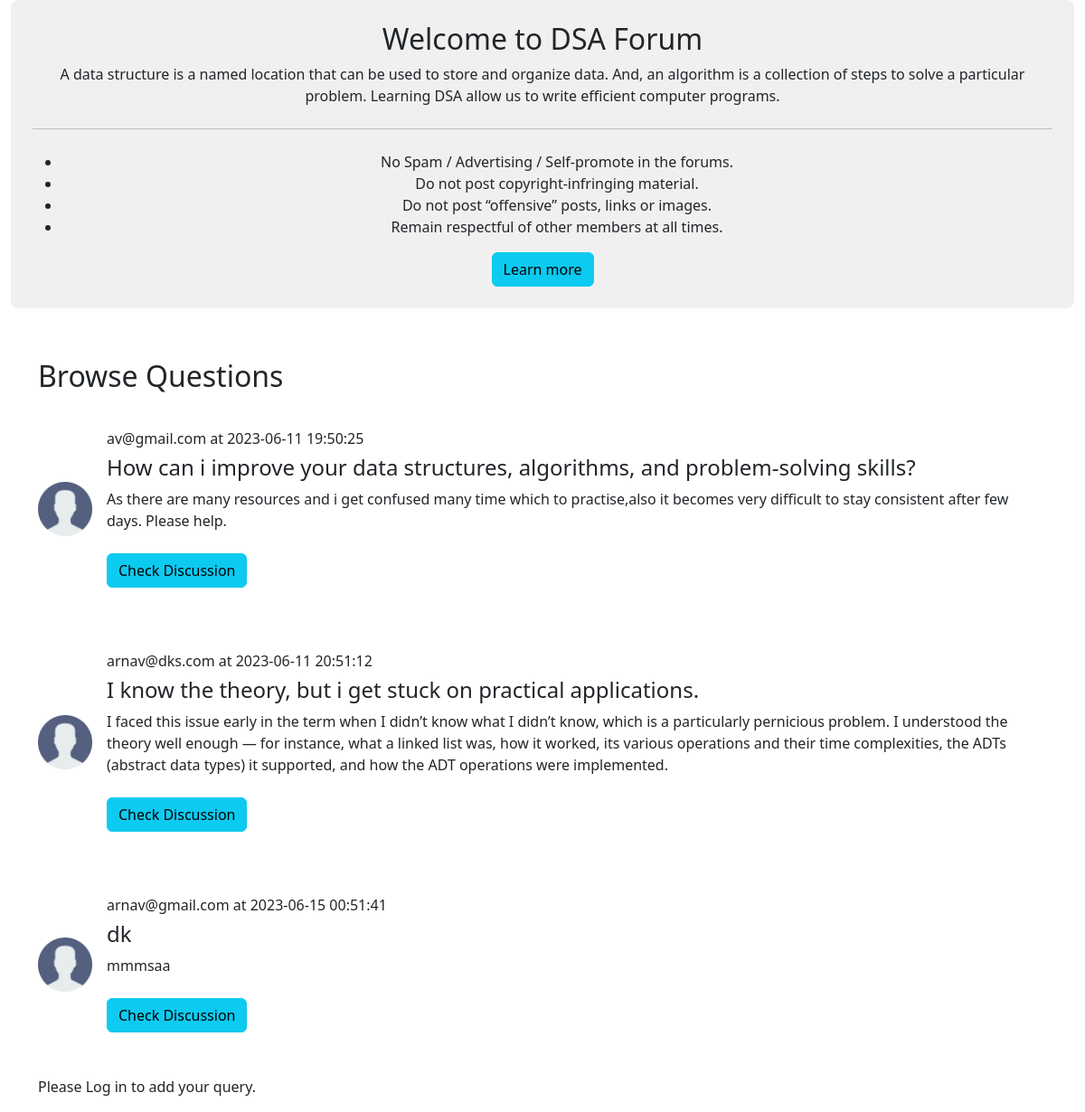
/threads.php?catid=1, run on the app's committed database.
### tables this page shows
CREATE TABLE IF NOT EXISTS `categories` (
  `category_id` int NOT NULL AUTO_INCREMENT,
  `category_name` varchar(50) NOT NULL,
  `category_description` text NOT NULL,
  `created` datetime NOT NULL DEFAULT CURRENT_TIMESTAMP,
  PRIMARY KEY (`category_id`)
);

CREATE TABLE IF NOT EXISTS `threads` (
  `thread_id` int NOT NULL AUTO_INCREMENT,
  `thread_title` varchar(300) NOT NULL,
  `thread_desc` text NOT NULL,
  `thread_user_id` int NOT NULL,
  `thread_cat_id` int NOT NULL,
  `timestamp` datetime NOT NULL DEFAULT CURRENT_TIMESTAMP,
  PRIMARY KEY (`thread_id`)
);

CREATE TABLE IF NOT EXISTS `loginid` (
  `login_id` int NOT NULL AUTO_INCREMENT,
  `email` varchar(100) NOT NULL,
  `password` varchar(2000) NOT NULL,
  `timestamp` datetime NOT NULL DEFAULT CURRENT_TIMESTAMP,
  PRIMARY KEY (`login_id`)
);

### threads.php (the view, shortened to what this page needs)
<!doctype html>
<html lang="en">
<head>
    <link href="https://cdn.jsdelivr.net/npm/bootstrap@5.3.0/dist/css/bootstrap.min.css" rel="stylesheet"
>
</head>
<body>
    <?php
    $id=$_GET['catid'];
    $sql="SELECT * FROM `categories` WHERE category_id=$id";
    $result=mysqli_query($conn,$sql);
            while($row=mysqli_fetch_assoc($result)){
              $cat_name=$row['category_name'];
              $cat_desc=$row['category_description'];}
?>
    <div class="container-fluid">
        <div class="p-4 shadow-4 rounded-3" style="background-color: hsl(0, 0%, 94%);">
            <div class="text-center">
                <h2>Welcome to <?php echo $cat_name?> Forum</h2>
                <p>
                    <?php echo $cat_desc?>
                </p>
                <hr class="my-4" />
                <p>
                <ul>
                    <li>No Spam / Advertising / Self-promote in the forums.</li>
                    <li>Do not post copyright-infringing material.</li>
                    <li>Do not post “offensive” posts, links or images.</li>
                    <li>Remain respectful of other members at all times.</li>
                </ul>
                </p>
                <a href="https://opentuition.com/forums/forum-rules/" class="btn btn-info" role="button">Learn more</a>
            </div>
        </div>
    </div>
    <div class="container my-3" id="ques">
<br>
        <?php
    $id=$_GET['catid'];
    $sql="SELECT * FROM `threads` WHERE thread_cat_id=$id";
    $result=mysqli_query($conn,$sql);
    $row=mysqli_num_rows($result);
    if($row>0){
      echo '<h2 class="py-3">Browse Questions</h2>  ';
}
            while($row=mysqli_fetch_assoc($result)){
              $title=$row['thread_title'];
              $desc=$row['thread_desc'];
              $t_id=$row['thread_id'];
              $timestamp=$row['timestamp'];
              $t_u_id=$row['thread_user_id'];
              $sql1="SELECT email FROM loginid WHERE login_id='$t_u_id'";
              $result1=mysqli_query($conn,$sql1);
              $row2=mysqli_fetch_assoc($result1);
               echo' <div class="d-flex align-items-center my-4">
                      <div class="flex-shrink-0">
                        <img src="user.png" alt="..." width="60px">
                      </div>
                      <div class="flex-grow-1 ms-3">
                      <h6> <p class="font-weight-bold my-0">'.$row2['email'].' at '.$timestamp.'</p></h6>
                      <h4 class="mt-0" >'.$title.'</h4>
                        '.$desc.'
                        <br>
                        <br>
                        <a href="comments.php?threadid='.$t_id.'" class="btn btn-info" role="button">Check Discussion</a>
                      </div>
                    </div>
                    <br>'
              ;
            }
    ?>
<?php
    if(isset($_SESSION['loggedin']) && $_SESSION['loggedin']==true){
echo '
<div class="container-fluid">
        <div class="p-4 shadow-4 rounded-3" style="background-color: hsl(0, 0%, 94%);">
            <div class="text-center">
<form action="'.$_SERVER["REQUEST_URI"].'"  method="post">
  <div class="mb-3">
    <label for="title" class="form-label"><b>Please enter your question.</b></label>
    <input type="text" class="form-control" id="title" aria-describedby="emailHelp" name="title">
    <div id="emailHelp" class="form-text">Hope your query gets resolved.</div>
  </div>
  <div class="mb-3"">
    <label for="desc" class="form-label"><b>Elaborate your concern in detail</b></label>
    <textarea class="form-control" id="desc" name="desc"></textarea>
  </div>
  <input type="hidden" name="login_id" value="'.$_SESSION["login_id"].'">
  <button type="submit" class="btn btn-primary">Submit</button>
</form>
            </div>
        </div>
    </div>
          </div>';}
          else{
            echo "Please Log in to add your query.";
          }
          ?>
          </div>
</body>
</html>

### threads.php (style rules this page uses)
#ques { min-height: 433px; }

### data on the page
categories: category_name "DSA", category_description "A data structure is a named location that can be used to store and organize data. And, an algorithm is a collection of steps to solve a particular problem. Learning DSA allow us to write efficient computer programs."
threads: loginid.email "av@gmail.com", timestamp "2023-06-11 19:50:25", thread_title "How can i improve your data structures, algorithms, and problem-solving skills?", thread_desc "As there are many resources and i get confused many time which to practise,also it becomes very difficult to stay consistent after few days. Please help."
threads: loginid.email "arnav@dks.com", timestamp "2023-06-11 20:51:12", thread_title "I know the theory, but i get stuck on practical applications.", thread_desc "I faced this issue early in the term when I didn’t know what I didn’t know, which is a particularly pernicious problem. I understood the theory well enough — for instance, what a linked list was, how it worked, its various operations and their time complexities, the ADTs (abstract data types) it supported, and how the ADT operations were implemented."
threads: loginid.email "arnav@gmail.com", timestamp "2023-06-15 00:51:41", thread_title "dk", thread_desc "mmmsaa"
